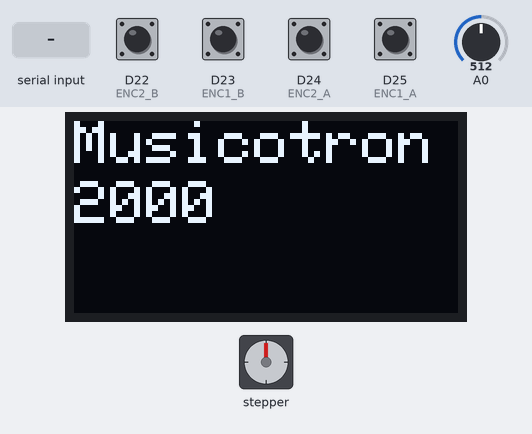
Bench run of a sketch on a simulated Arduino Due. Shown: 128×64 one-colour display, stepper motor. The inputs (shaded band) are chosen by the test bench; at power-on: D22 (ENC2_B), D23 (ENC1_B), D24 (ENC2_A), D25 (ENC1_A) HIGH, A0 = 512 (analog values on the 0–1023 scale). Stepper angles assume 600 steps per turn; what the sketch prints to the serial monitor is not drawn.

Above: at 2.8 s.
2.9 s: "90,45\n" received over Serial
At 3.3 s:
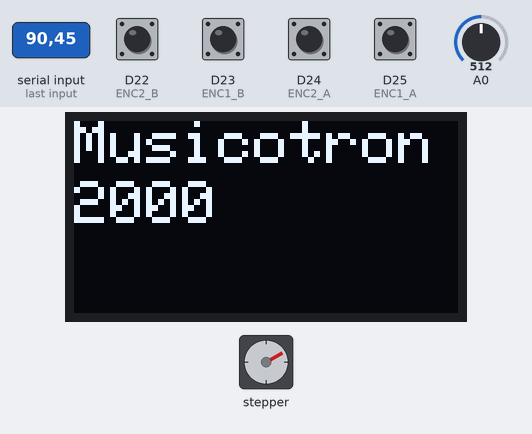
7.9 s: "30,150\n" received over Serial
At 9.3 s:
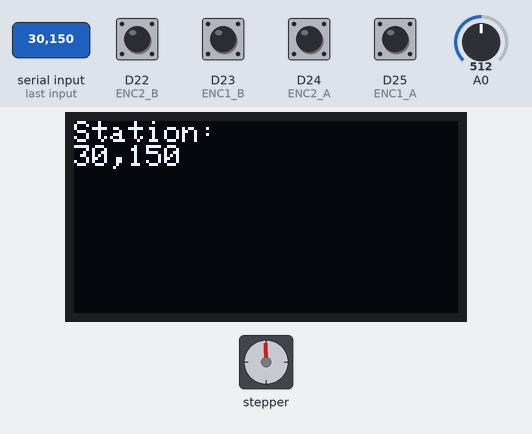
10.9 s: A0 set to 610
At 13.1 s:
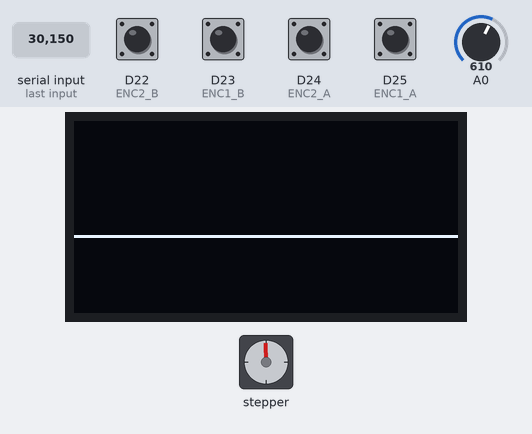
13.4 s: A0 set to 590
At 14.0 s:
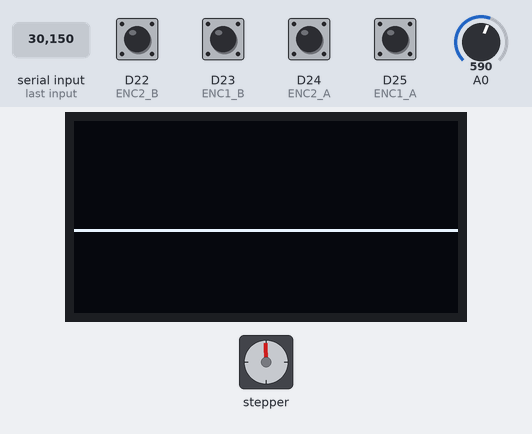
15.0 s: A0 set to 511
At 16.1 s:
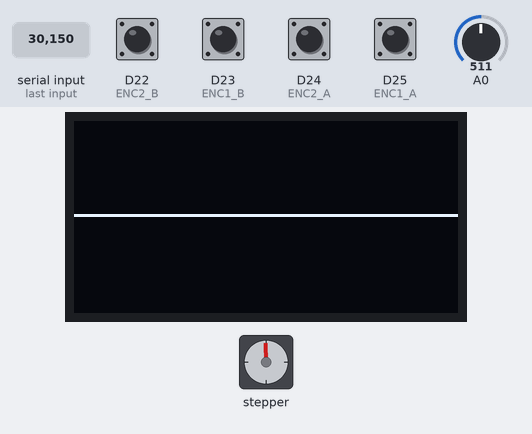
Timing chart, 0 to 17.6 s (numbered marks = the images above; inputs shaded):
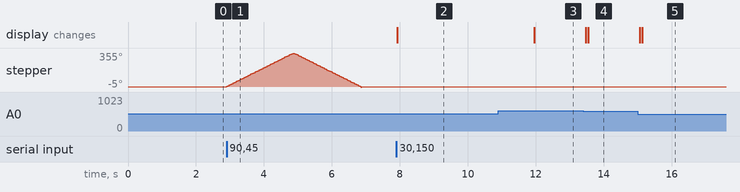

Measured:
- after the input at 2.9 s, stepper: turns 355° clockwise in 2.0 s, then 360° counter-clockwise in 2.0 s, then 4° clockwise in 0.00 s
- after the input at 7.9 s, the display: changes at once (image 2)
- after the input at 10.9 s, the display: changes after 1.1 s (image 3)
- after the input at 13.4 s, the display: first changes after 0.07 s (image 4 shows a later state)
- after the input at 15.0 s, the display: first changes after 0.06 s (image 5 shows a later state)

The sketch:

iRadioSketch.ino
```cpp
/*****************************************************************

   "iRadio" embeded code for Arduino that handles the
   user interface.

   Created: 1/11/2015 - Lyle Chamberlain

   Libraries:

   Connected Hardware:  Arduino DUE R3-E

 ****************************************************************/

#include <SPI.h>
#include <Wire.h>
#include <Stepper.h>
#include <Bounce2.h>
#include <Encoder.h>

#include <Adafruit_GFX.h>  //Used for OLED display driving
#include <Adafruit_SSD1306.h> //Used for OLED display driving

#define STEPS 600
#define STEPPER_SPEED 30

//Input knob encoders/pushbuttons
#define ENC1_PUSH 27
#define ENC1_A    25
#define ENC1_B    23

#define ENC2_PUSH 26
#define ENC2_A    24
#define ENC2_B    22

uint8_t enc1_state = 0;  //State variables for knob quadrature encoders
uint8_t enc2_state = 0;
Bounce enc1A_bounce = Bounce();  //Software debounce objects for the knob inputs
Bounce enc1B_bounce = Bounce();
Bounce enc2A_bounce = Bounce();
Bounce enc2B_bounce = Bounce();
Bounce enc1Push_bounce = Bounce();
Bounce enc2Push_bounce = Bounce();

bool enc1Push_latch = false;
bool enc2Push_latch = false;

//Encoder knob1Enc(ENC1_A, ENC1_B);
//Encoder knob2Enc(ENC2_A, ENC2_B);

#define KNOB1_MAX  600
#define KNOB1_MIN  1

#define KNOB2_MAX 600
#define KNOB2_MIN 1

uint16_t knob1 = KNOB1_MIN;
uint16_t knob2 = KNOB2_MIN;

#define DEBOUNCE_INTERVAL 5   //Debounce interval in ms

//UI stuff
#define UI_OSCOPE 1
#define UI_TUNING 2
#define UI_SHUTDOWN 3

#define UI_KNOB2_TIMEOUT_MS 5000  //How long to wait after knob touched to switch back to oscope mode (ms)
#define UI_SHUTDOWN_TIMEOUT_MS 5000 //How long to wait for second button press before dismissing shutdown request (ms)

#define PREV_STATION_ADDRESS 0  //EEPROM address of where the last selected station is stored

uint8_t numStations = 0;  //Number of Pandora stations available.  Will be read from RasPi and set during init()
uint8_t prevUserStation = 0;  //Last station user was tuned to before device was shut off.  Will be read from RasPi and set during init

//Display parameters
// If using software SPI (the default case):
#define OLED_MOSI   9
#define OLED_CLK   10
#define OLED_DC    11
#define OLED_CS    12
#define OLED_RESET 13

//Define a global instance of "display"
Adafruit_SSD1306 display(OLED_MOSI, OLED_CLK, OLED_DC, OLED_RESET, OLED_CS);

#define AUDIO_ANALOG_PIN 0 //Which analog input to read audio waveform from
#define AUDIO_SAMPLE_INTERVAL 250 //How long to wait between ADC reads (in us)
#define DISPLAY_HEIGHT 64
#define DISPLAY_WIDTH 128

#define OSCOPE_WIDTH 128  //How big the OSCOPE display will be
#define OSCOPE_HEIGHT 64
#define OSCOPE_CENTER 0
#define DISP_FILTER_CONST 0.65  //Low-pass filter constant (0<=const<=1)

#define AD_MAX_VALUE 4096 //2^12 for a 12-bit conversion


// create an instance of the stepper class, specifying
// the number of steps of the motor and the pins it's
// attached to
Stepper stepper(STEPS, 4, 5, 6, 7);

void setup() {

  //GPIO for knobs.  Switches connect to ground.
  pinMode(ENC1_PUSH, INPUT_PULLUP);
  pinMode(ENC1_A, INPUT_PULLUP);
  pinMode(ENC1_B, INPUT_PULLUP);
  pinMode(ENC2_PUSH, INPUT_PULLUP);
  pinMode(ENC2_A, INPUT_PULLUP);
  pinMode(ENC2_B, INPUT_PULLUP);

  //Lyle's quadrature reading
  enc1A_bounce.attach(ENC1_A);
  enc1A_bounce.interval(DEBOUNCE_INTERVAL);

  enc1B_bounce.attach(ENC1_B);
  enc1B_bounce.interval(DEBOUNCE_INTERVAL);

  enc2A_bounce.attach(ENC2_A);
  enc2A_bounce.interval(DEBOUNCE_INTERVAL);

  enc2B_bounce.attach(ENC2_B);
  enc2B_bounce.interval(DEBOUNCE_INTERVAL);


  /***A/D Port Setup***/
  //analogReference(DEFAULT); //Set ref voltage of A/D to 3.3V
  analogReadResolution(12);  //DUO can do this


  SerialUSB.begin(9600);

  /***Display Setup***/
  // by default, we'll generate the high voltage from the 3.3v line internally! (neat!)
  display.begin(SSD1306_SWITCHCAPVCC);

  display.clearDisplay();

  //Startup Splash Screen
  display.setTextSize(2);
  display.setTextColor(WHITE);
  display.setTextWrap(false);
  display.setCursor(0, 0);
  display.println("Musicotron ");
  display.setCursor(0,20);
  display.println("2000");
  display.display();
 // display.startscrollright(0x00, 0x0F);


  delay(2000);

  SerialUSB.setTimeout(120000);  //Wait up to 120 seconds for the RasPi to come to the party

  numStations = SerialUSB.parseInt();  //Wait for RasPi to boot, load pianobar, and report the number of stations.
  //numStations=16; //Debug TEMP

  //Try setting the station to the last station selected on the last time the device was used
  //prevUserStation = flashStorage.read(PREV_STATION_ADDRESS);  //THIS FUCKING LIBRARY BRICKS THE DUE
  prevUserStation = 0; //TEMP debug
  if ((prevUserStation < 1) || (prevUserStation >= numStations)) prevUserStation = 1; //Make sure theres a valid value in there just in case.

  /***Indicator Needle Stepper Setup/Init***/
  stepper.setSpeed(STEPPER_SPEED);

  //Zero guage and set initial station position (regular loop will move needle)
  knob1 = (uint16_t)(prevUserStation * (uint8_t)(STEPS / numStations)) + 1;
  stepper.step(STEPS - knob1);
  stepper.step(-STEPS);

  display.clearDisplay();


}

void loop()
{

  static uint16_t audioSamples[OSCOPE_WIDTH];  //Buffer of sampled audio
  static bool infoUpdated = true;

  static String currentArtist = "Mojo";
  static String currentSong = "Requiem";
  static String currentStation = "Jazz to the Max";

  static uint8_t UI_mode = UI_OSCOPE;
  static uint32_t lastKnob2Time = millis();

  static uint32_t lastButton2time = millis();

  static uint8_t shutdownButtonCount = 0;  //When this gets to 2, system shutdown is initiated

  /*
     Lyle's quadrature reading
  */

  static long oldPosition  = 1;  //TEMP HACK FOR NOW
  long newPosition = knob1;

  static uint8_t currentKnobStation = 0;  //Which station is selected on knob? (good for change detection)

  update_knob2_state();
  if (update_knob1_state()) //Someone has turned the knob (change things back to knob 2 later)
  {
    UI_mode = UI_TUNING;

    lastKnob2Time = millis();
  }

  //Refresh pushbutton debounce
  enc1Push_bounce.update();
  enc2Push_bounce.update();

  if (0) //enc2Push_bounce.read()!=0)
  {
    UI_mode = UI_SHUTDOWN;

    lastButton2time = millis();
  }

  switch (UI_mode)
  {
    case (UI_OSCOPE):
      updateOscilloscope(audioSamples);  //Update oscilloscope
      display.display(); //Update the display
      break;

    case (UI_TUNING):
      if (abs(newPosition - oldPosition) > 1)
      {
        stepper.step(newPosition - oldPosition);
        oldPosition = newPosition;
        //Serial.println(newPosition);
        uint8_t stationPosition = get_subdivision(numStations, 1, 600, newPosition);
        if (stationPosition != currentKnobStation)
        {
          currentKnobStation = stationPosition;

          display.clearDisplay();
          display.setTextSize(0);
          display.setTextColor(WHITE);
          display.setTextWrap(true);
          display.setCursor(0, 0);
          display.println("Station: "); //display.println(stationPosition);

          while (SerialUSB.available()) SerialUSB.read(); //Clear the input buffer
          SerialUSB.println(stationPosition);  //Ask the RasPi for the station name
          String knobStationName = SerialUSB.readStringUntil('\n');
          display.println(knobStationName);
        }
        display.display();

        //If knob button is pressed, ask the RasPi to change the station
        /*
          if((enc1Push_bounce.read() != 0) & (enc1Push_latch == false)) //See if button is pressed first time
          {
          SerialUSB.println('S');
          enc1Push_latch = true;
          }
          else if(enc1Push_bounce.read()==0) enc1Push_latch = false;
        */
      }


      if ((millis() - lastKnob2Time) > UI_KNOB2_TIMEOUT_MS)
      {
        UI_mode = UI_OSCOPE; //Timeout
        SerialUSB.println('S');  //Change the station
        display.clearDisplay();
        //flashStorage.write(PREV_STATION_ADDRESS, currentKnobStation); //Remember what you switched to.  THIS BRICKS YOUR SHIT!!!
      }
      break;

    case (UI_SHUTDOWN):
      if ((millis() - lastButton2time) > UI_SHUTDOWN_TIMEOUT_MS) //Leave this state if timout occurs
      {
        UI_mode = UI_OSCOPE;  //Timeout
        shutdownButtonCount = 0;  //Reset shutdown button press counter
        display.clearDisplay();
      }

      //Increment count of unique knob presses
      if ((enc2Push_bounce.read() != 0) & (enc2Push_latch == false)) //See if button is press is unique
      {
        enc2Push_latch = true;
        shutdownButtonCount++;

        display.clearDisplay();
        display.setTextSize(0);
        display.setTextWrap(true);
        display.println("Press again to shut down");
        display.display();

      }
      else if (enc2Push_bounce.read() == 0) enc2Push_latch = false;

      if (shutdownButtonCount >= 2) //Initiate shutdown
      {
        SerialUSB.println('D');  //Tell the Pi to shut down.

        //Tell the user what's going on
        display.clearDisplay();
        display.setTextSize(1);
        display.setTextColor(WHITE);
        display.setTextWrap(false);
        display.setCursor(0, 0);
        display.println("Shutting down...   ");
        display.display();
        display.startscrollright(0x00, 0x0F);

        //Now wait to give it time
        delay(15000);

        display.clearDisplay();
        display.setTextSize(0);
        display.println("Please turn off switch.");
        display.display();
        display.startscrollright(0x00, 0x0F);

        while (1) //Wait for the user to turn off power
        {
          //noop.
        }
      }

      break;

    default:
      UI_mode = UI_OSCOPE;
      break;
  }

}

void updateOscilloscope(uint16_t *audioSamples)
{

  static uint8_t i, j; //Counting indexes

  //First clear out previous waveform without clearing whole screen
  //Current pixel values are stored in the "audioSamples[]" buffer
  for (i = 0; i < OSCOPE_WIDTH; i++)
  {
    display.drawPixel(i, audioSamples[i], BLACK);
  } //next i

  //Then sample some of the audio into that buffer now that we've used it
  //to erase the previous pixels
  getAudioSamples(audioSamples, OSCOPE_WIDTH, AUDIO_SAMPLE_INTERVAL);

  //Scale those samples to display them onto the screen correctly
  mapAudioSamples(audioSamples, OSCOPE_WIDTH, OSCOPE_HEIGHT, OSCOPE_CENTER);

  //Low-pass filter the samples so they look nice and pretty on our screen:
  for (i = 1; i < OSCOPE_WIDTH; i++)
  {
    audioSamples[i] = audioSamples[i - 1] + DISP_FILTER_CONST * (audioSamples[i] - audioSamples[i - 1]);
  }

  //Now update the pixels to draw the newly-measured waveform
  for (i = 0; i < OSCOPE_WIDTH; i++)
  {
    display.drawPixel(i, audioSamples[i], WHITE);
  } //next i

  return;
}

void getAudioSamples(uint16_t *buffer, uint8_t numSamples, uint16_t sampleDelay)
{
  uint8_t i;
  for (i = 0; i < numSamples; i++)
  {
    buffer[i] = analogRead(AUDIO_ANALOG_PIN);
    if (sampleDelay != 0) delayMicroseconds(sampleDelay);
  }
  return;
}

void mapAudioSamples(uint16_t *buffer, uint8_t width, uint8_t height, uint8_t center)
{
  uint8_t i; //counting

  for (i = 0; i < width; i++)
  {
    buffer[i] = (height * buffer[i]) / (AD_MAX_VALUE);
    if (buffer[i] > height) buffer[i] = (uint16_t)height;
    buffer[i] += center;
  } //next i

  return;
}

uint8_t update_knob1_state()
{
  uint8_t newState;

  enc1A_bounce.update();
  enc1B_bounce.update();

  newState = (enc1A_bounce.read() << 1) | (enc1B_bounce.read());

  if (newState != enc1_state)
  {
    switch (enc1_state) {
      case 0:
        if (newState == 1) knob1++;
        if (newState == 2) knob1--;
        //if(newState==3) invalid.  Don't do anything.
        break;

      case 1:
        if (newState == 3) knob1++;
        if (newState == 0) knob1--;
        //if(newState==2) invalid.  Don't do anything.
        break;

      case 2:
        if (newState == 0) knob1++;
        if (newState == 3) knob1--;
        //if(newState==1) invalid.  Don't do anything.
        break;

      case 3:
        if (newState == 2) knob1++;
        if (newState == 1) knob1--;
        //if(newState==0) invalid.  Don't do anything.
        break;

      default:
        break;

    }

    if (knob1 > KNOB1_MAX) knob1 = KNOB1_MAX;
    else if (knob1 < KNOB1_MIN) knob1 = KNOB1_MIN;
    enc1_state = newState;
    return true;
  }
  else
    return false;
}

uint8_t update_knob2_state()
{
  uint8_t newState;

  enc2A_bounce.update();
  enc2B_bounce.update();

  newState = (enc2A_bounce.read() << 1) | (enc2B_bounce.read());

  if (newState != enc2_state)
  {
    enc2_state = newState;
    return true;
  }
  else
    return false;

}

uint8_t get_subdivision(uint8_t num_divisions, uint16_t min_num, uint16_t max_num, uint16_t input)
{
  uint16_t intervalSize = max_num - min_num;
  uint16_t divisionSize = (uint16_t)intervalSize / num_divisions;

  uint8_t i; //counting variable

  for (i = 1; i < num_divisions; i++)
  {
    if (input + min_num <= i * divisionSize) break; //Stop when you've found the right subdivision
  }

  return i;

}
```
